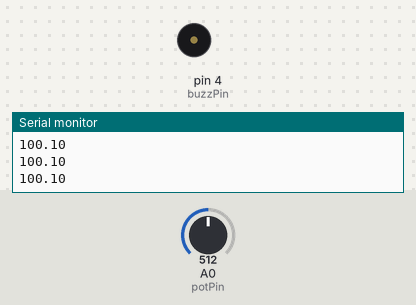
Simulated run of this sketch. Board: Arduino Uno, built with avr-gcc and run on an emulated ATmega328P. Parts: buzzer (waves = sounding, pin HIGH), the last lines printed to the serial monitor. Inputs (shaded band) come from the test bench; at power-on: A0 (potPin) = 512.

Above: at 1.2 s.
1.3 s: A0 (potPin) set to 530
At 1.7 s:
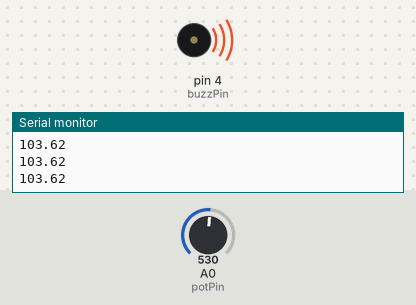
2.8 s: A0 (potPin) set to 511
At 3.9 s:
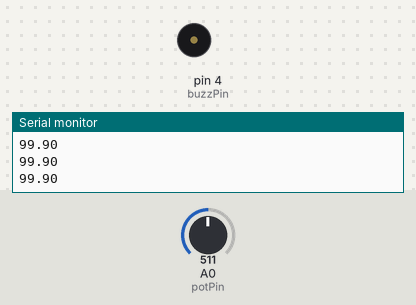
4.3 s: A0 (potPin) set to 716
At 5.1 s:
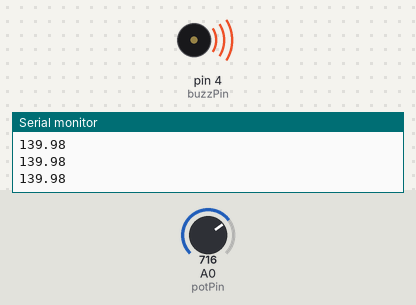
Timing chart, 0 to 7.3 s (numbered marks = the images above; inputs shaded):
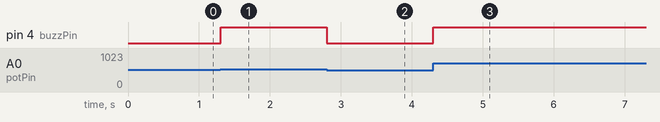

Measured:
- the behaviour switches between 513 and 514 on A0 (potPin) (found by bisection; images 0 and 1)
- after the input at 1.3 s, pin 4 (buzzPin): LOW → HIGH at once
- after the input at 2.8 s, pin 4 (buzzPin): HIGH → LOW at once
- after the input at 4.3 s, pin 4 (buzzPin): LOW → HIGH at once

The sketch:

dimmable_LED.ino
```cpp
int potPin=A0;
int buzzPin=4;
int potVal;
float buzzVal;
float voltVal;
void setup() {
  // put your setup code here, to run once:
pinMode(potPin,INPUT);
pinMode(buzzPin,OUTPUT);
Serial.begin(9600);
}

void loop() {
  // put your main code here, to run repeatedly:
potVal=analogRead(potPin);
buzzVal=(255./1023.)*potVal;
voltVal=(200./1023.)*potVal;
analogWrite(buzzPin,buzzVal);
Serial.println(voltVal);
}
```
